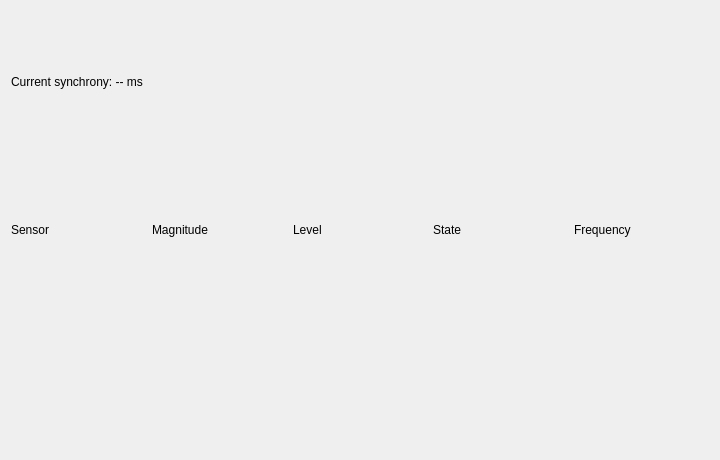
<?xml version="1.0" encoding="UTF-8"?>
<ui version="4.0">
 <class>LiveSensorWindow</class>
 <widget class="QDialog" name="LiveSensorWindow">
  <property name="geometry">
   <rect><x>0</x><y>0</y><width>720</width><height>460</height></rect>
  </property>
  <property name="windowTitle">
   <string>Live touch sensors</string>
  </property>
  <property name="whatsThis">
   <string>Live readout of this skin's touch sensors: magnitude, activation state and press rate per sensor, plus a rolling plot with each sensor's threshold as a dashed line. Display only - it changes nothing.</string>
  </property>
  <layout class="QVBoxLayout" name="outer_layout">
   <item>
    <widget class="QLabel" name="synchrony_label">
     <property name="text"><string>Current synchrony: -- ms</string></property>
     <property name="whatsThis"><string>Spread between the latest presses of the sensors that are active right now. Small values mean the participants pressed together.</string></property>
    </widget>
   </item>
   <item>
    <layout class="QGridLayout" name="sensor_grid">
     <item row="0" column="0">
      <widget class="QLabel" name="sensor_header">
       <property name="text"><string>Sensor</string></property>
      </widget>
     </item>
     <item row="0" column="1">
      <widget class="QLabel" name="magnitude_header">
       <property name="text"><string>Magnitude</string></property>
       <property name="whatsThis"><string>Compensated field magnitude in uT.</string></property>
      </widget>
     </item>
     <item row="0" column="2">
      <widget class="QLabel" name="level_header">
       <property name="text"><string>Level</string></property>
       <property name="whatsThis"><string>Magnitude as a bar scaled to three times the sensor's threshold.</string></property>
      </widget>
     </item>
     <item row="0" column="3">
      <widget class="QLabel" name="state_header">
       <property name="text"><string>State</string></property>
       <property name="whatsThis"><string>ACTIVE while the sensor is above its activation threshold.</string></property>
      </widget>
     </item>
     <item row="0" column="4">
      <widget class="QLabel" name="frequency_header">
       <property name="text"><string>Frequency</string></property>
       <property name="whatsThis"><string>Presses per second from the last two presses; resets after the tuning panel's frequency reset time without a press.</string></property>
      </widget>
     </item>
    </layout>
   </item>
   <item>
    <widget class="MagnitudePlot" name="magnitude_plot">
     <property name="whatsThis"><string>Recent magnitude per sensor; the dashed line is its activation threshold.</string></property>
    </widget>
   </item>
  </layout>
 </widget>
 <customwidgets>
  <customwidget>
   <class>MagnitudePlot</class>
   <extends>QWidget</extends>
   <header>src.gui.monitor.magnitude_plot</header>
   <container>1</container>
  </customwidget>
 </customwidgets>
 <resources/>
 <connections/>
</ui>
